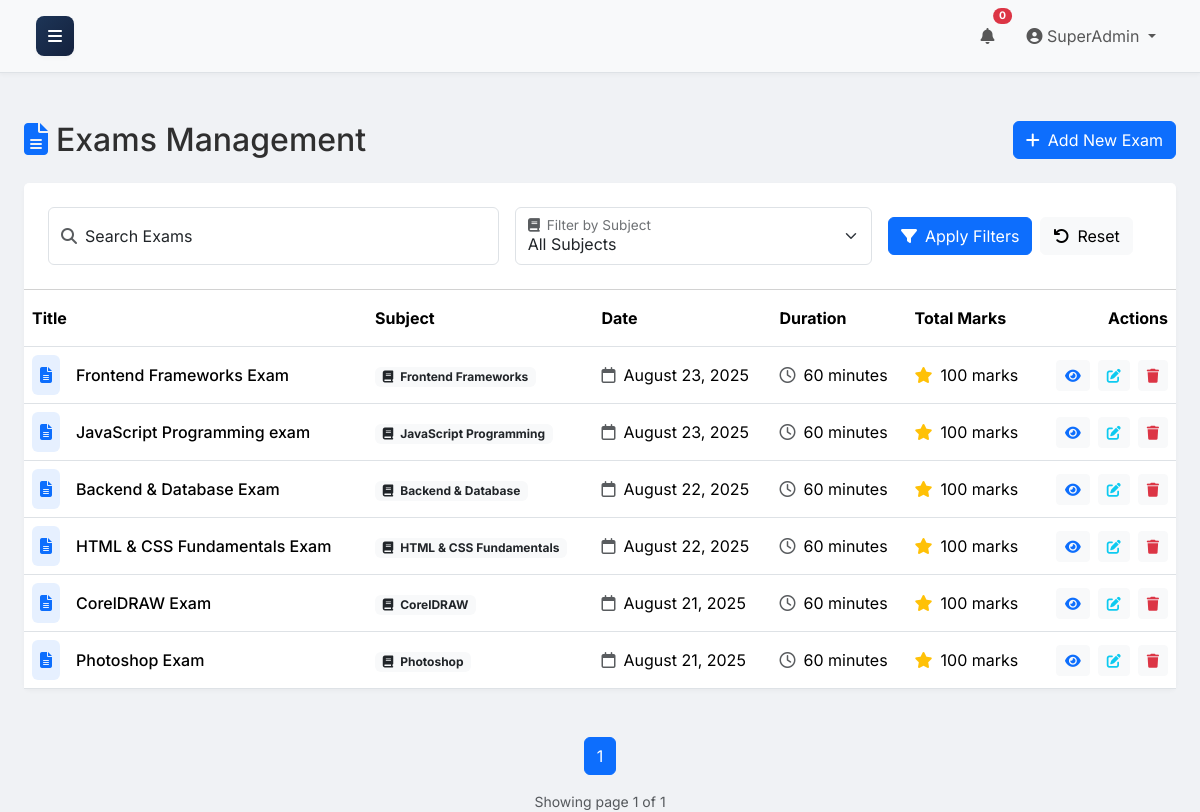
Screenshot of /exams/list.php (signed in) with the database file from the repository.
### tables this page shows
CREATE TABLE `exams` (
  `id` int(11) NOT NULL,
  `title` varchar(200) NOT NULL,
  `subject_id` int(11) NOT NULL,
  `exam_date` date NOT NULL,
  `duration` int(11) DEFAULT 60 COMMENT 'Duration in minutes',
  `total_marks` int(11) NOT NULL,
  `weight` decimal(5,2) DEFAULT 100.00,
  `created_by` int(11) DEFAULT NULL,
  `created_at` timestamp NOT NULL DEFAULT current_timestamp()
);

CREATE TABLE `subjects` (
  `id` int(11) NOT NULL,
  `course_id` int(11) NOT NULL,
  `name` varchar(255) NOT NULL,
  `code` varchar(50) NOT NULL,
  `teacher_id` int(11) DEFAULT NULL,
  `created_at` timestamp NOT NULL DEFAULT current_timestamp()
);

### config/utils.php (called while the page is built, shortened)
<?php
function generate_csrf_token() {
    return $_SESSION['csrf_token'];
}
function has_role($role_name) {
    return isset($_SESSION['role_name']) && $_SESSION['role_name'] === $role_name;
}
?>

### public/exams/list.php (the view, shortened to what this page needs)
<?php
require_once '../includes/header.php';
$pdo = get_pdo_connection();
$exams = [];
$total_exams = 0;
$records_per_page = 10;
$current_page = isset($_GET['page']) ? (int)$_GET['page'] : 1;
$offset = ($current_page - 1) * $records_per_page;
$search_query = $_GET['search'] ?? '';
$filter_subject_id = $_GET['subject_id'] ?? '';
$sql_base = "SELECT e.id, e.title, e.exam_date, e.duration, e.total_marks, e.weight, s.name AS subject_name, u.username AS created_by_username
             FROM exams e
             JOIN subjects s ON e.subject_id = s.id
             LEFT JOIN users u ON e.created_by = u.id
             WHERE 1=1";
$count_sql_base = "SELECT COUNT(*) FROM exams e JOIN subjects s ON e.subject_id = s.id WHERE 1=1";
$params = [];
try {
    $stmt_count = $pdo->prepare($count_sql_base);
    $stmt_count->execute($params);
    $total_exams = $stmt_count->fetchColumn();
} catch (PDOException $e) {
    set_message('error', 'Database error counting exams: ' . $e->getMessage());
}
$total_pages = ceil($total_exams / $records_per_page);
$sql = $sql_base . " ORDER BY e.exam_date DESC, e.title ASC LIMIT ? OFFSET ?";
$params[] = $records_per_page;
$params[] = $offset;
try {
    $stmt = $pdo->prepare($sql);
    $stmt->execute($params);
    $exams = $stmt->fetchAll(PDO::FETCH_ASSOC);
} catch (PDOException $e) {
    set_message('error', 'Database error fetching exams: ' . $e->getMessage());
}
?>
    <div class="container-fluid py-4">
        <div class="row align-items-center mb-4">
            <div class="col">
                <h2 class="mb-0">
                    <i class="fas fa-file-alt me-2 text-primary"></i>Exams Management
                </h2>
            </div>
            <div class="col-auto">
                <a href="add.php" class="btn btn-primary">
                    <i class="fas fa-plus me-2"></i>Add New Exam
                </a>
            </div>
        </div>
        <div class="card shadow-sm border-0">
            <div class="card-header bg-white py-4">
                <form method="GET" action="list.php">
                    <div class="row g-3">
                        <div class="col-md-5">
                            <div class="form-floating">
                                <input type="text"
                                       name="search"
                                       class="form-control"
                                       id="searchInput"
                                       placeholder="Search by title or subject"
                                       value="<?php echo htmlspecialchars($search_query); ?>">
                                <label for="searchInput">
                                </label>
                            </div>
                        </div>
                        <div class="col-md-4">
                            <div class="form-floating">
                                <select class="form-select" name="subject_id" id="subjectSelect">
                                    <option value="">All Subjects</option>
                                </select>
                                <label for="subjectSelect">
                                </label>
                            </div>
                        </div>
                        <div class="col-md-3 d-flex align-items-center">
                            <button type="submit" class="btn btn-primary me-2">
                                <i class="fas fa-filter me-2"></i>Apply Filters
                            </button>
                            <a href="list.php" class="btn btn-light">
                                <i class="fas fa-undo me-2"></i>Reset
                            </a>
                        </div>
                    </div>
                </form>
            </div>
                <?php if (empty($exams)): ?>
                    <div class="alert alert-info d-flex align-items-center" role="alert">
                        <i class="fas fa-info-circle me-2"></i>
                        <div>No exams found matching your criteria.</div>
                    </div>
                <?php else: ?>
                <div class="table-responsive">
                    <table class="table table-hover align-middle mb-0">
                        <thead class="bg-light">
                            <tr>
                                <th class="py-3">Title</th>
                                <th class="py-3">Subject</th>
                                <th class="py-3">Date</th>
                                <th class="py-3">Duration</th>
                                <th class="py-3">Total Marks</th>
                                <th class="py-3 text-end">Actions</th>
                            </tr>
                        </thead>
                        <tbody>
                            <?php if (empty($exams)): ?>
                                <tr>
                                    <td colspan="6" class="text-center py-4">
                                        <div class="d-flex flex-column align-items-center">
                                            <i class="fas fa-file-alt fa-3x text-muted mb-3"></i>
                                            <h5 class="fw-light text-muted">No exams found</h5>
                                            <p class="text-muted small mb-0">Try adjusting your search or filters</p>
                                        </div>
                                    </td>
                                </tr>
                            <?php else: ?>
                                <?php foreach ($exams as $exam): ?>
                                    <tr>
                                        <td>
                                            <div class="d-flex align-items-center">
                                                <div class="icon-square bg-primary bg-opacity-10 p-2 rounded me-3">
                                                    <i class="fas fa-file-alt text-primary"></i>
                                                </div>
                                                <div>
                                                    <h6 class="mb-0"><?php echo htmlspecialchars($exam['title']); ?></h6>
                                                </div>
                                            </div>
                                        </td>
                                        <td>
                                            <span class="badge bg-light text-dark">
                                                <i class="fas fa-book me-1"></i>
                                                <?php echo htmlspecialchars($exam['subject_name']); ?>
                                            </span>
                                        </td>
                                        <td>
                                            <div class="d-flex align-items-center">
                                                <i class="far fa-calendar me-2 text-muted"></i>
                                                <?php echo date('F d, Y', strtotime($exam['exam_date'])); ?>
                                            </div>
                                        </td>
                                        <td>
                                            <div class="d-flex align-items-center">
                                                <i class="far fa-clock me-2 text-muted"></i>
                                                <?php echo $exam['duration']; ?> minutes
                                            </div>
                                        </td>
                                        <td>
                                            <div class="d-flex align-items-center">
                                                <i class="fas fa-star me-2 text-warning"></i>
                                                <?php echo $exam['total_marks']; ?> marks
                                            </div>
                                        </td>
                                        <td>
                                            <div class="d-flex justify-content-end gap-2">
                                                <a href="view.php?id=<?php echo $exam['id']; ?>"
                                                   class="btn btn-sm btn-light"
                                                   data-bs-toggle="tooltip"
                                                   title="View Details">
                                                    <i class="fas fa-eye text-primary"></i>
                                                </a>
                                                <a href="edit.php?id=<?php echo $exam['id']; ?>"
                                                   class="btn btn-sm btn-light"
                                                   data-bs-toggle="tooltip"
                                                   title="Edit Exam">
                                                    <i class="fas fa-edit text-info"></i>
                                                </a>
                                                <?php if (has_role('admin')): ?>
                                                    <a href="delete.php?id=<?php echo $exam['id']; ?>&csrf_token=<?php echo generate_csrf_token(); ?>"
                                                       class="btn btn-sm btn-light"
                                                       onclick="return confirm('Are you sure you want to delete this exam? This action cannot be undone.');"
                                                       data-bs-toggle="tooltip"
                                                       title="Delete Exam">
                                                        <i class="fas fa-trash text-danger"></i>
                                                    </a>
                                                <?php endif; ?>
                                            </div>
                                        </td>
                                    </tr>
                                <?php endforeach; ?>
                            <?php endif; ?>
                        </tbody>
                    </table>
                </div>
            </div>
        </div>
    </div>
                    <div class="mt-4">
                        <nav aria-label="Page navigation">
                            <ul class="pagination justify-content-center">
                                <?php for ($i = 1; $i <= $total_pages; $i++): ?>
                                    <li class="page-item <?php echo ($i == $current_page) ? 'active' : ''; ?>">
                                        <a class="page-link" href="?page=<?php echo $i; ?><?php echo !empty($search_query) ? '&search=' . urlencode($search_query) : ''; ?><?php echo !empty($filter_subject_id) ? '&subject_id=' . urlencode($filter_subject_id) : ''; ?>">
                                            <?php echo $i; ?>
                                        </a>
                                    </li>
                                <?php endfor; ?>
                            </ul>
                        </nav>
                        <div class="text-center text-muted small mt-2">
                            Showing page <?php echo $current_page; ?> of <?php echo $total_pages; ?>
                        </div>
                    </div>
                <?php endif; ?>
            </div>
        </div>

### public/assets/css/style.css (style rules this page uses)
html, body { height: 100%; margin: 0; padding: 0; }
:root { --primary-green: #1b4332; --accent-green: #2d6a4f; --light-green: #b7e4c7; --dark-green: #081c15; --professional-blue: #1d3557; --dark-blue: #14213d; --light-gray: #f0f2f5; --medium-gray: #6c757d; --border-color: #dee2e6; --primary: #1d3557; --primary-subtle: #e6eaf0; --success: #2d6a4f; --success-subtle: #e7f2ed; --warning: #ca6702; --warning-subtle: #fff1e6; --info: #184e77; --info-subtle: #e6eff4; --danger: #9b2226; --danger-subtle: #f8e7e7; --secondary: #4a4e69; --secondary-subtle: #ecedf2; --bg-dark: #f0f2f5; --card-bg: #f8f9fa; --timeline-bg: rgba(0, 0, 0, 0.03); --bg-dark: #f0f2f5; --sidebar-width: 250px; --sidebar-collapsed-width: 70px; --sidebar-transition: 0.3s; --shadow-sm: 0 .125rem .25rem rgba(0,0,0,.035); --shadow-md: 0 .5rem 1rem rgba(0,0,0,.05); --shadow-lg: 0 1rem 3rem rgba(0,0,0,.075); }
body { font-family: 'Inter', sans-serif; background-color: var(--bg-dark); overflow-x: hidden; color: #2f2f2f; }
.card { background: var(--card-bg); border: none; box-shadow: 0 2px 6px rgba(0, 0, 0, 0.04); }
.card .card-header { background: transparent; padding: 1.5rem 1.5rem 1rem; }
.shadow-sm { box-shadow: var(--shadow-sm) !important; }
@media (min-width: 992px) { body { overflow-x: hidden; } }

### rows the page displays
exams: title "Frontend Frameworks Exam", subject.name "Frontend Frameworks", exam_date "August 23, 2025", duration "60", total_marks "100"
exams: title "JavaScript Programming exam", subject.name "JavaScript Programming", exam_date "August 23, 2025", duration "60", total_marks "100"
exams: title "Backend & Database Exam", subject.name "Backend & Database", exam_date "August 22, 2025", duration "60", total_marks "100"
exams: title "HTML & CSS Fundamentals Exam", subject.name "HTML & CSS Fundamentals", exam_date "August 22, 2025", duration "60", total_marks "100"
exams: title "CorelDRAW Exam", subject.name "CorelDRAW", exam_date "August 21, 2025", duration "60", total_marks "100"
exams: title "Photoshop Exam", subject.name "Photoshop", exam_date "August 21, 2025", duration "60", total_marks "100"

### other values shown
$_SESSION['username'] "SuperAdmin"
$current_page "1"
$total_pages "1"
